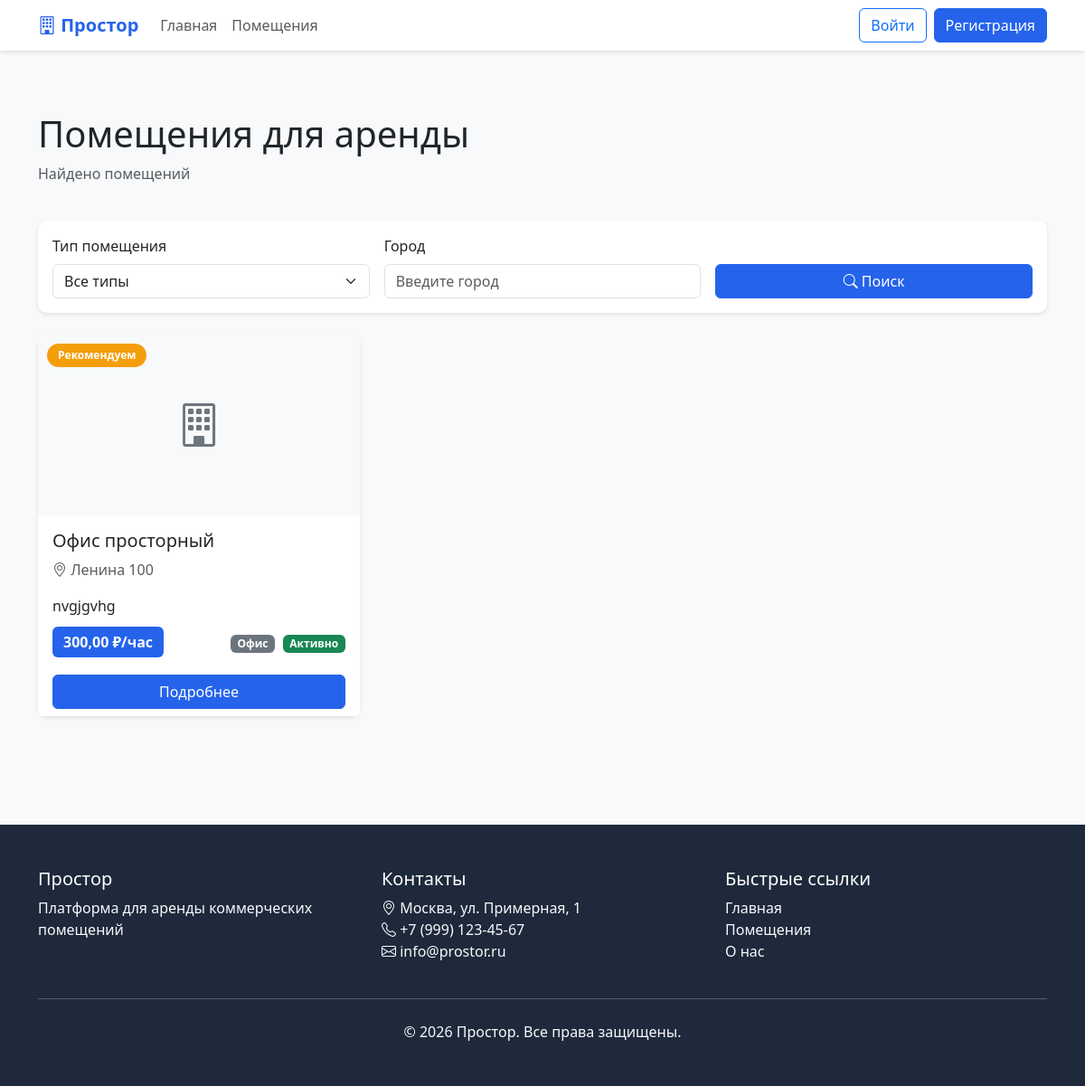
/properties/, run on an earlier commit of the app's database.
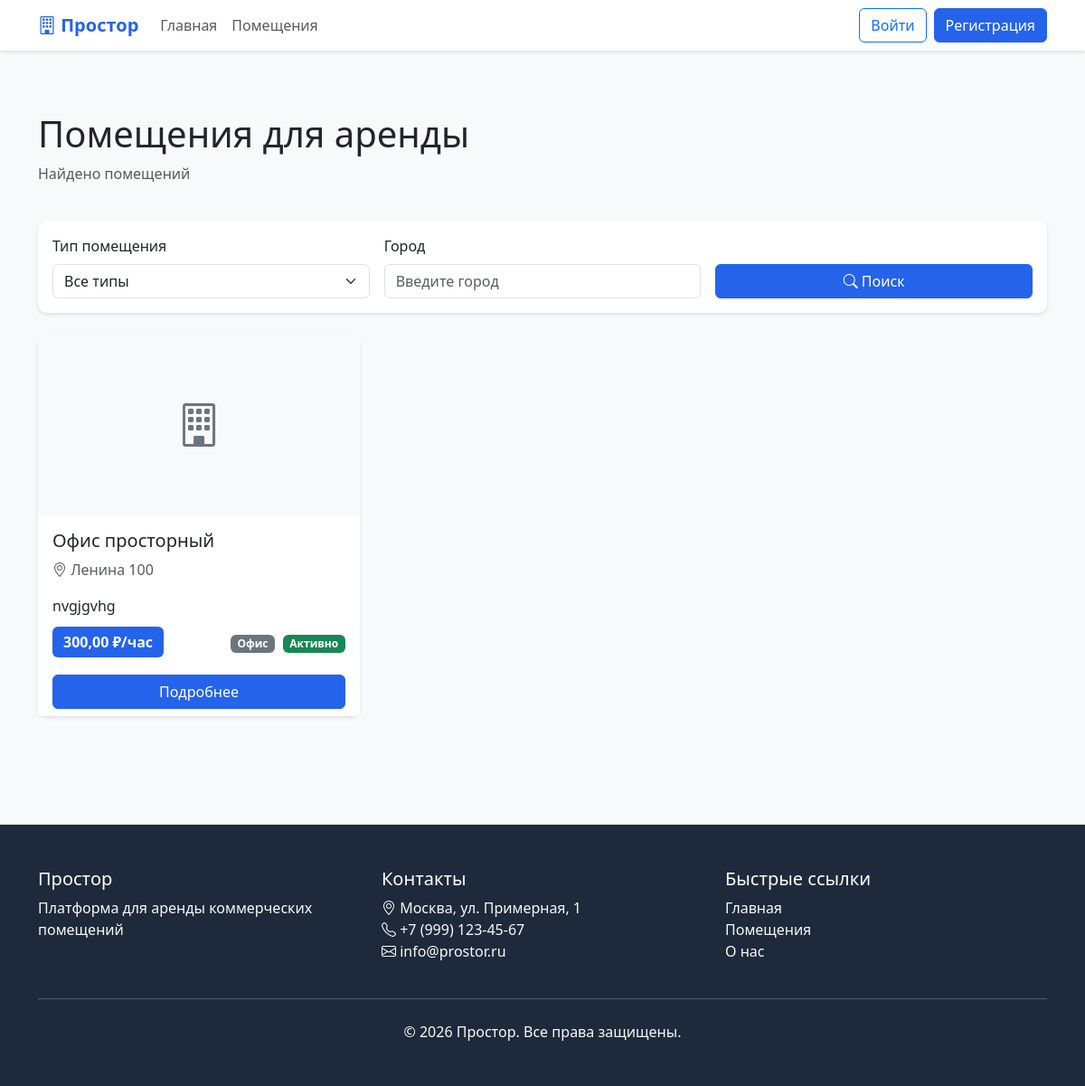
And on a later commit of the database.
### core/models.py (models this page shows, shortened)
class Property(models.Model):
    PROPERTY_TYPE_CHOICES = (
        ('office', 'Офис'),
        ('coworking', 'Коворкинг'),
        ('conference_room', 'Конференц-зал'),
        ('retail', 'Торговая площадь'),
        ('warehouse', 'Склад'),
        ('industrial', 'Производственное помещение'),
        ('other', 'Другое'),
    )
    STATUS_CHOICES = (
        ('active', 'Активно'),
        ('inactive', 'Неактивно'),
        ('under_maintenance', 'На обслуживании'),
    )
    title = models.CharField(max_length=200, verbose_name='Название')
    slug = models.SlugField(unique=True)
    description = models.TextField(verbose_name='Описание')
    property_type = models.CharField(max_length=50, choices=PROPERTY_TYPE_CHOICES, verbose_name='Тип помещения')
    category = models.ForeignKey(PropertyCategory, on_delete=models.SET_NULL, null=True, verbose_name='Категория')
    landlord = models.ForeignKey(User, on_delete=models.CASCADE, limit_choices_to={'user_type': 'landlord'},
                                 verbose_name='Владелец')
    address = models.TextField(verbose_name='Адрес')
    city = models.CharField(max_length=100, verbose_name='Город')
    latitude = models.FloatField(verbose_name='Широта', null=True, blank=True)
    longitude = models.FloatField(verbose_name='Долгота', null=True, blank=True)
    area = models.DecimalField(max_digits=10, decimal_places=2, verbose_name='Площадь (м²)')
    capacity = models.IntegerField(verbose_name='Вместимость', default=1)
    floor = models.IntegerField(verbose_name='Этаж', null=True, blank=True)
    amenities = models.ManyToManyField(Amenity, blank=True, verbose_name='Удобства')
    price_per_hour = models.DecimalField(max_digits=10, decimal_places=2, verbose_name='Цена за час', null=True,
                                         blank=True)
    price_per_day = models.DecimalField(max_digits=10, decimal_places=2, verbose_name='Цена за день', null=True,
                                        blank=True)
    price_per_week = models.DecimalField(max_digits=10, decimal_places=2, verbose_name='Цена за неделю', null=True,
                                         blank=True)
    price_per_month = models.DecimalField(max_digits=10, decimal_places=2, verbose_name='Цена за месяц', null=True,
                                          blank=True)
    status = models.CharField(max_length=20, choices=STATUS_CHOICES, default='active', verbose_name='Статус')
    is_featured = models.BooleanField(default=False, verbose_name='Рекомендуемое')
    created_at = models.DateTimeField(auto_now_add=True)
    updated_at = models.DateTimeField(auto_now=True)
    class Meta:
        verbose_name = 'Помещение'
        verbose_name_plural = 'Помещения'
        ordering = ['-created_at']

### core/views.py (the view)
# urls.py: path('properties/', views.property_list, name='property_list'),
def property_list(request):
    properties = Property.objects.filter(status='active').select_related('landlord', 'category')
    property_type = request.GET.get('type')
    category_id = request.GET.get('category')
    city = request.GET.get('city')
    min_price = request.GET.get('min_price')
    max_price = request.GET.get('max_price')
    if property_type:
        properties = properties.filter(property_type=property_type)
    if category_id:
        properties = properties.filter(category_id=category_id)
    if city:
        properties = properties.filter(city__icontains=city)
    if min_price:
        properties = properties.filter(price_per_hour__gte=min_price)
    if max_price:
        properties = properties.filter(price_per_hour__lte=max_price)
    paginator = Paginator(properties, 12)
    page = request.GET.get('page')
    try:
        properties = paginator.page(page)
    except PageNotAnInteger:
        properties = paginator.page(1)
    except EmptyPage:
        properties = paginator.page(paginator.num_pages)
    categories = PropertyCategory.objects.all()
    context = {
        'properties': properties,
        'categories': categories,
        'property_types': Property.PROPERTY_TYPE_CHOICES,
    }
    return render(request, 'core/property_list.html', context)

### templates/core/property_list.html (shortened to what this page needs)
{% extends 'base.html' %}
{% block content %}
<div class="container py-5">
    <div class="row mb-4">
        <div class="col">
            <h1>Помещения для аренды</h1>
            <p class="text-muted">Найдено {{ properties.count }} помещений</p>
        </div>
    </div>
    <div class="card mb-4">
        <div class="card-body">
            <form method="get" class="row g-3">
                <div class="col-md-4">
                    <label for="property_type" class="form-label">Тип помещения</label>
                    <select name="property_type" id="property_type" class="form-select">
                        <option value="">Все типы</option>
                    </select>
                </div>
                <div class="col-md-4">
                    <label for="city" class="form-label">Город</label>
                    <input type="text" name="city" id="city" class="form-control"
                           placeholder="Введите город" value="{{ request.GET.city }}">
                </div>
                <div class="col-md-4 d-flex align-items-end">
                    <button type="submit" class="btn btn-primary w-100">
                        <i class="bi bi-search"></i> Поиск
                    </button>
                </div>
            </form>
        </div>
    </div>
    {% if properties %}
        <div class="row">
            {% for property in properties %}
            <div class="col-md-6 col-lg-4 mb-4">
                <div class="card property-card h-100">
                    <div class="position-relative">
                        {% if property.is_featured %}
                        <div class="featured-badge">Рекомендуем</div>
                        {% endif %}
                        {% if property.images.first %}
                        <img src="{{ property.images.first.image.url }}"
                             class="card-img-top"
                             alt="{{ property.title }}"
                             style="height: 200px; object-fit: cover;">
                        {% else %}
                        <div class="card-img-top bg-light d-flex align-items-center justify-content-center"
                             style="height: 200px;">
                            <i class="bi bi-building text-secondary" style="font-size: 3rem;"></i>
                        </div>
                        {% endif %}
                    </div>
                    <div class="card-body">
                        <h5 class="card-title">{{ property.title }}</h5>
                        <p class="card-text text-muted">
                            <i class="bi bi-geo-alt"></i> {{ property.address|truncatechars:30 }}
                        </p>
                        <p class="card-text">{{ property.description|truncatechars:80 }}</p>
                        <div class="d-flex justify-content-between align-items-center mt-3">
                            <div>
                                <span class="price-tag">{{ property.price_per_hour|default:"0" }} ₽/час</span>
                            </div>
                            <div>
                                <span class="badge bg-secondary">{{ property.get_property_type_display }}</span>
                                <span class="badge bg-{% if property.status == 'active' %}success{% else %}secondary{% endif %} ms-1">
                                    {{ property.get_status_display }}
                                </span>
                            </div>
                        </div>
                    </div>
                    <div class="card-footer bg-white border-0">
                        <div class="d-grid">
                            <a href="{% url 'property_detail' property.slug %}" class="btn btn-primary">
                                Подробнее
                            </a>
                        </div>
                    </div>
                </div>
            </div>
            {% endfor %}
        </div>
    {% endif %}
</div>
{% endblock %}

### templates/base.html (shortened to what this page needs)
<!DOCTYPE html>
<html lang="ru">
<head>
    <link href="https://cdn.jsdelivr.net/npm/bootstrap@5.3.0/dist/css/bootstrap.min.css" rel="stylesheet">
    <link rel="stylesheet" href="https://cdn.jsdelivr.net/npm/bootstrap-icons@1.10.0/font/bootstrap-icons.css">
</head>
<body>
    <nav class="navbar navbar-expand-lg navbar-light bg-white fixed-top">
        <div class="container">
            <a class="navbar-brand" href="{% url 'home' %}">
                <i class="bi bi-building"></i> Простор
            </a>
            <div class="collapse navbar-collapse" id="navbarNav">
                <ul class="navbar-nav me-auto">
                    <li class="nav-item">
                        <a class="nav-link" href="{% url 'home' %}">Главная</a>
                    </li>
                    <li class="nav-item">
                        <a class="nav-link" href="{% url 'property_list' %}">Помещения</a>
                    </li>
                </ul>
                <div class="d-flex">
                    {% if user.is_authenticated %}
                        <div class="dropdown">
                            <button class="btn btn-outline-primary dropdown-toggle" type="button" data-bs-toggle="dropdown">
                                <i class="bi bi-person-circle"></i> {{ user.username }}
                            </button>
                            <ul class="dropdown-menu">
                                <li><a class="dropdown-item" href="{% url 'dashboard' %}">Личный кабинет</a></li>
                                <li><hr class="dropdown-divider"></li>
                               <form method="post" action="{% url 'logout' %}" class="d-inline">
    {% csrf_token %}
    <button type="submit" class="dropdown-item" style="background: none; border: none; width: 100%; text-align: left;">
        Выйти
    </button>
</form>
                            </ul>
                        </div>
                    {% else %}
                        <a href="{% url 'login' %}" class="btn btn-outline-primary me-2">Войти</a>
                        <a href="{% url 'register' %}" class="btn btn-primary">Регистрация</a>
                    {% endif %}
                </div>
            </div>
        </div>
    </nav>
    <main>
        {% block content %}{% endblock %}
    </main>
    <footer class="py-5 mt-5">
        <div class="container">
            <div class="row">
                <div class="col-md-4">
                    <h5>Простор</h5>
                    <p class="text-light">Платформа для аренды коммерческих помещений</p>
                </div>
                <div class="col-md-4">
                    <h5>Контакты</h5>
                    <ul class="list-unstyled text-light">
                        <li><i class="bi bi-geo-alt"></i> Москва, ул. Примерная, 1</li>
                        <li><i class="bi bi-telephone"></i> +7 (999) 123-45-67</li>
                        <li><i class="bi bi-envelope"></i> info@prostor.ru</li>
                    </ul>
                </div>
                <div class="col-md-4">
                    <h5>Быстрые ссылки</h5>
                    <ul class="list-unstyled">
                        <li><a href="{% url 'home' %}" class="text-light text-decoration-none">Главная</a></li>
                        <li><a href="{% url 'property_list' %}" class="text-light text-decoration-none">Помещения</a></li>
                        <li><a href="#" class="text-light text-decoration-none">О нас</a></li>
                    </ul>
                </div>
            </div>
            <hr class="my-4 text-light">
            <div class="text-center">
                <p class="text-light mb-0">&copy; 2026 Простор. Все права защищены.</p>
            </div>
        </div>
    </footer>
</body>
</html>

### templates/base.html (style rules this page uses)
:root { --primary: #2563eb; --secondary: #64748b; --success: #10b981; --warning: #f59e0b; --danger: #ef4444; --light: #f8fafc; --dark: #1e293b; }
body { background-color: #f8f9fa; padding-top: 76px; }
.navbar { box-shadow: 0 2px 4px rgba(0,0,0,0.1); }
.navbar-brand { font-weight: bold; color: var(--primary) !important; }
.card { border: none; box-shadow: 0 2px 4px rgba(0,0,0,0.1); border-radius: 10px; }
.btn-primary { background-color: var(--primary); border-color: var(--primary); }
.property-card { transition: transform 0.2s; }
.price-tag { background-color: var(--primary); color: white; padding: 6px 12px; border-radius: 6px; font-weight: 600; }
footer { background-color: var(--dark); color: white; margin-top: auto; }

What changed in the data, as far as the page shows it:
changed Property "Офис просторный": no longer shows "Рекомендуем"
